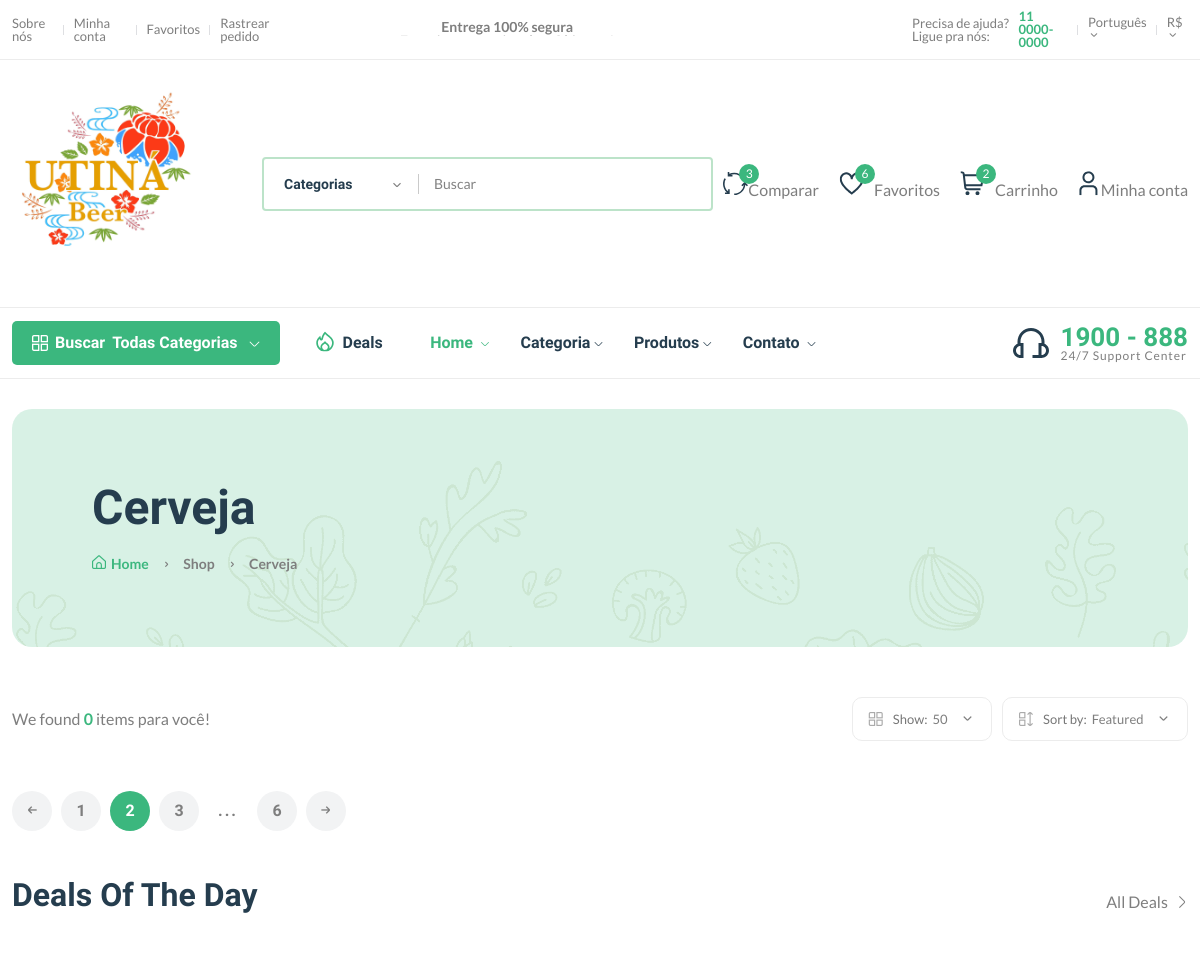
/category/VsJvN3WrNkUJE7MtyR9Dqy/ (upper part), run on an earlier commit of the app's database.
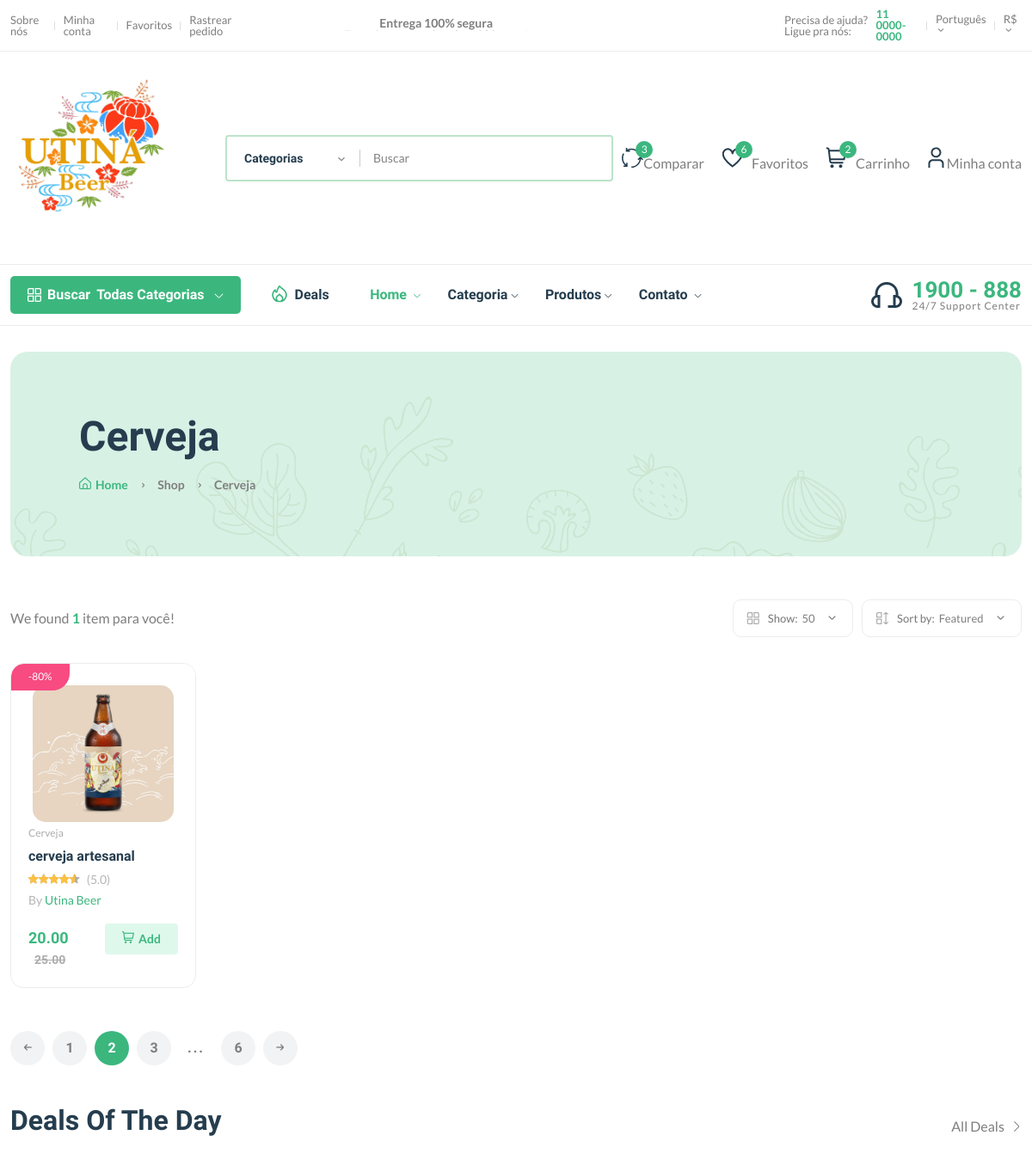
And on a later commit of the database.
### core/models.py (models this page shows, shortened)
class Category(models.Model):
    cid = ShortUUIDField(unique=True, max_length=20)
    title = models.CharField(max_length=100, default="Cerveja")
    image = models.ImageField(upload_to="category.jpg")
    class Meta:
        verbose_name_plural = "Categories"

class Product(models.Model):
    pid = ShortUUIDField(unique=True, max_length=20)
    user = models.ForeignKey(User, on_delete=models.SET_NULL, null=True)
    category = models.ForeignKey(Category, on_delete=models.SET_NULL, null=True, related_name="category")
    title = models.CharField(max_length=100, default="Utina Beer")
    image = models.ImageField(upload_to=user_directory_path, default="product.jpg")
    description = models.TextField(null=True, blank=True, default="Produto")
    price = models.DecimalField(max_digits=99999, decimal_places=2, default="1.99")
    old_price = models.DecimalField(max_digits=99999, decimal_places=2, default="2.99")
    specifications = models.TextField(null=True, blank=True, default="Cerveja de Okinawa")
    type = models.CharField(max_length=100, default="Cerveja de Okinawa", null=True, blank=True)
    stock_count = models.CharField(max_length=100, default="10", null=True, blank=True)
    life = models.CharField(max_length=100, default="100", null=True, blank=True)
    mfd = models.DateTimeField(auto_now_add=False, null=True, blank=True)
    product_status = models.CharField(choices=STATUS, max_length=10, default="in_review")
    vendor = models.ForeignKey(Vendor, on_delete=models.SET_NULL, null=True)
    status = models.BooleanField(default=True)
    in_stock = models.BooleanField(default=True)
    featured = models.BooleanField(default=False)
    digital = models.BooleanField(default=False)
    sku = ShortUUIDField(unique=True, max_length=20)
    date = models.DateTimeField(auto_now_add=True)
    updated = models.DateTimeField(null=True, blank=True)
    class Meta:
        verbose_name_plural = "Products"
    def get_percentage(self):
        new_price = (self.price / self.old_price) * 100
        return new_price

class Vendor(models.Model):
    vid = ShortUUIDField(unique=True, max_length=20)
    title = models.CharField(max_length=100, default="Utina Beer")
    image = models.ImageField(upload_to=user_directory_path, default="product.jpg")
    description = models.TextField(null=True, blank=True, default="Produto")
    address = models.CharField(max_length=100, default="123 Rua tal, Sao Paulo")
    contact = models.CharField(max_length=100, default="11 9999999")
    chat_resp_time = models.CharField(max_length=100, default="100")
    shipping_on_time = models.CharField(max_length=100, default="100")
    authentic_rating = models.CharField(max_length=100, default="100")
    days_return = models.CharField(max_length=100, default="100")
    warranty_period = models.CharField(max_length=100, default="100")
    user = models.ForeignKey(User, on_delete=models.SET_NULL, null=True)
    class Meta:
        verbose_name_plural = "Vendors"

### core/views.py (the view)
# urls.py: path("category/<cid>/", category_product_list_view, name="category-product-list"),
def category_product_list_view(request, cid):
    category = Category.objects.get(cid=cid)
    products = Product.objects.filter(product_status="published", category=category)
    context = {
        "category": category,
        "products": products
    }
    return render(request, "core/category-product-list.html", context)

### templates/core/category-product-list.html (shortened to what this page needs)
{% extends 'partials/base.html' %}
{% block content %}
{% load static %}
    <main class="main">
        <div class="page-header mt-30 mb-50">
            <div class="container">
                <div class="archive-header">
                    <div class="row align-items-center">
                        <div class="col-xl-3">
                            <h1 class="mb-15">{{category.title}}</h1>
                            <div class="breadcrumb">
                                <a href="index.html" rel="nofollow"><i class="fi-rs-home mr-5"></i>Home</a>
                                <span></span> Shop <span></span> {{category.title}}
                            </div>
                        </div>
                    </div>
                </div>
            </div>
        </div>
        <div class="container mb-30">
            <div class="row">
                <div class="col-12">
                    <div class="shop-product-fillter">
                        <div class="totall-product">
                            <p>We found <strong class="text-brand">{{products.count}}</strong> item{{products.count|pluralize}} para você!</p>
                        </div>
                        <div class="sort-by-product-area">
                            <div class="sort-by-cover mr-10">
                                <div class="sort-by-product-wrap">
                                    <div class="sort-by">
                                        <span><i class="fi-rs-apps"></i>Show:</span>
                                    </div>
                                    <div class="sort-by-dropdown-wrap">
                                        <span> 50 <i class="fi-rs-angle-small-down"></i></span>
                                    </div>
                                </div>
                            </div>
                            <div class="sort-by-cover">
                                <div class="sort-by-product-wrap">
                                    <div class="sort-by">
                                        <span><i class="fi-rs-apps-sort"></i>Sort by:</span>
                                    </div>
                                    <div class="sort-by-dropdown-wrap">
                                        <span> Featured <i class="fi-rs-angle-small-down"></i></span>
                                    </div>
                                </div>
                            </div>
                        </div>
                    </div>
                    <div class="row product-grid">
                        {% for p in products %}
                        <div class="col-lg-1-5 col-md-4 col-12 col-sm-6">
                            <div class="product-cart-wrap mb-30">
                                <div class="product-img-action-wrap">
                                    <div class="product-img product-img-zoom">
                                        <a href="shop-product-right.html">
                                            <img class="default-img" src="{{p.image.url}}" alt="" />
                                        </a>
                                    </div>
                                    <div class="product-badges product-badges-position product-badges-mrg">
                                        <span class="hot">-{{p.get_percentage|floatformat:0}}%</span>
                                    </div>
                                </div>
                                <div class="product-content-wrap">
                                    <div class="product-category">
                                        <a href="shop-grid-right.html">{{ p.category.title }}</a>
                                    </div>
                                    <h2><a href="shop-product-right.html">{{p.title}}</a></h2>
                                    <div class="product-rate-cover">
                                        <div class="product-rate d-inline-block">
                                            <div class="product-rating" style="width: 90%"></div>
                                        </div>
                                        <span class="font-small ml-5 text-muted"> (5.0)</span>
                                    </div>
                                    <div>
                                        <span class="font-small text-muted">By <a href="vendor-details-1.html">{{p.vendor.title}}</a></span>
                                    </div>
                                    <div class="product-card-bottom">
                                        <div class="product-price">
                                            <span>{{p.price}}</span>
                                            <span class="old-price">{{p.old_price}}</span>
                                        </div>
                                        <div class="add-cart">
                                            <a class="add" href="shop-cart.html"><i class="fi-rs-shopping-cart mr-5"></i>Add </a>
                                        </div>
                                    </div>
                                </div>
                            </div>
                        </div>
                        {% endfor %}
                    </div>
                    <div class="pagination-area mt-20 mb-20">
                        <nav aria-label="Page navigation example">
                            <ul class="pagination justify-content-start">
                                <li class="page-item">
                                    <a class="page-link" href="#"><i class="fi-rs-arrow-small-left"></i></a>
                                </li>
                                <li class="page-item"><a class="page-link" href="#">1</a></li>
                                <li class="page-item active"><a class="page-link" href="#">2</a></li>
                                <li class="page-item"><a class="page-link" href="#">3</a></li>
                                <li class="page-item"><a class="page-link dot" href="#">...</a></li>
                                <li class="page-item"><a class="page-link" href="#">6</a></li>
                                <li class="page-item">
                                    <a class="page-link" href="#"><i class="fi-rs-arrow-small-right"></i></a>
                                </li>
                            </ul>
                        </nav>
                    </div>
                    <section class="section-padding pb-5">
                        <div class="section-title">
                            <h3 class="">Deals Of The Day</h3>
                            <a class="show-all" href="shop-grid-right.html">
                                All Deals
                                <i class="fi-rs-angle-right"></i>
                            </a>
                        </div>
                    </section>
                </div>
            </div>
        </div>
    </main>
{% endblock content %}

What changed in the data, as far as the page shows it:
now on this page (row edited): Product: image (picture), get_percentage "80", category "Cerveja", title "cerveja artesanal", vendor "Utina Beer", price "20.00", old_price "25.00"
Also different on the page:
{{ products.count }}: "0" → "1"
